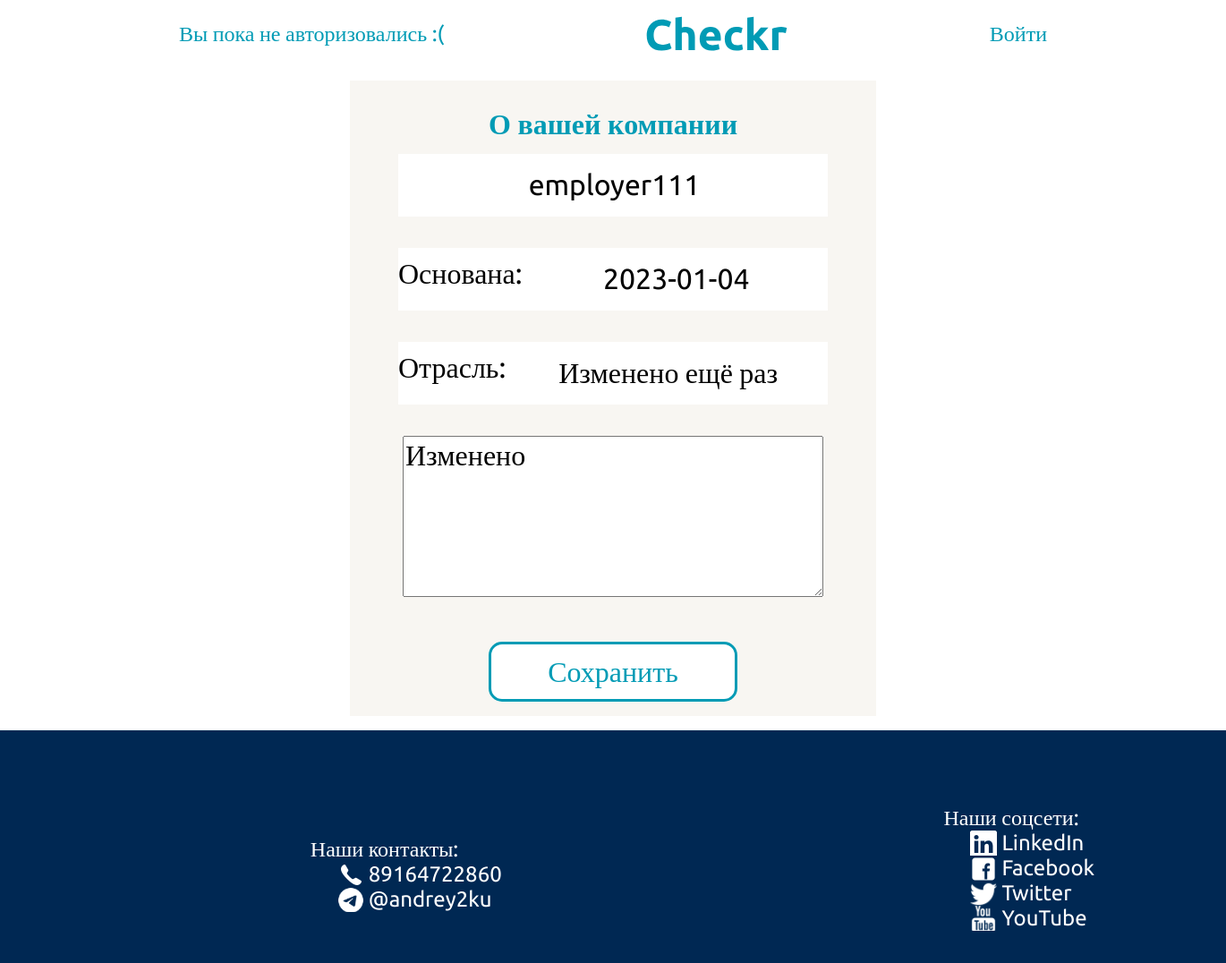
Screenshot of /lk/9/change_company_info with the database file from the repository.
### my_hh_app/models.py (models this page shows, shortened)
class Companies(models.Model):
    company_name = models.CharField("company_name", max_length=200)
    author = models.ForeignKey(User, on_delete=models.SET_NULL, default="", null=True)
    foundation_data = models.DateField("foundation_data", default=datetime.datetime.now(), null=True)
    industry = models.CharField("industry", max_length=200, default="", null=True)
    strategy_description = models.TextField("Strategy_description", default="", null=True)

### lk/views.py (the view, shortened to what this page needs)
# urls.py: path('<int:pk>/change_company_info', views.change_company_info),
def change_company_info(request, pk):
    context = {}
    info = Companies.objects.get(id=pk)
    form = CompaniesForm(instance=info)
    context["form"] = form
    return render(request, "lk/change_company_info.html", context)

### lk/forms.py
class CompaniesForm(forms.ModelForm):
    company_name = forms.CharField(max_length=200,widget=forms.TextInput( attrs={"class":"edit__input" ,}))
    foundation_data = forms.CharField(max_length=200,widget=forms.TextInput( attrs={"class":"edit__input" ,}))
    industry = forms.CharField(max_length=200,widget=forms.TextInput( attrs={"class":"edit__input" ,}))
    strategy_description = forms.CharField(
        widget = forms.Textarea(attrs={'class': 'strategy__description__input'})
    )
    class Meta:
        model = Companies
        fields = ["company_name",
                  "foundation_data",
                  "industry",
                  "strategy_description",
                  ]

### my_hh_app/templates/lk/change_company_info.html (shortened to what this page needs)
{% extends 'my_hh_app/base.html' %}
{% block content %}
<form method="post">
  <div class="login__div">
    <p class=employer__lk__p>О вашей компании</p>
    <div class="login__input__div">
      <div class="edit__div">
        {{form.company_name}}
      </div>
    </div>
    <div class="login__input__div">
      <div class="edit__div"> <span class="disc__line">Основана:</span>
        {{form.foundation_data}}
      </div>
    </div>
    <div class="login__input__div">
      <div class="edit__div"> <span class="disc__line">Отрасль:</span>
        {{form.industry}}
      </div>
    </div>
    <div class="company__info__big">
      {{form.strategy_description}}
    </div>
    <button type="submit" class="login__btn">
      <p class="login__btn__p">Сохранить</p>
    </button>
  </div>
</form>
{%endblock %}

### my_hh_app/static/my_hh_app/css/style.css (style rules this page uses)
input { width: 100%; height: 70px; outline: 0; outline-offset: 0px; border: none; padding-left:50px; display: block; color: #009BB5; font-family: 'Ubuntu'; font-style: normal; font-weight: 300; font-size: 20px; line-height: 28px; }
input::placeholder { color: #009BB5; font-family: 'Ubuntu'; font-style: normal; font-weight: 300; font-size: 20px; line-height: 28px; }
textarea::placeholder { color: #009BB5; }
.login__div { margin-top: 15px; margin-left: auto; margin-right: auto; width: 588px; height: 680px; background-color: #F8F6F2; padding-top: 30px; justify-content: space-between; }
.login__input__div { margin: 0 auto; width: 480px; height: 70px; background-color: #fff; margin-bottom: 35px; }
button { padding-left: 6px; padding-right: 6px; font-family: 'Ubuntu'; font-style: normal; font-weight: 400; font-size: 20px; line-height: 23px; background: #fff; color: #009BB5; border: 2px solid; border-radius: 5px; border-color: #009BB5; }
.login__btn { justify-content: center; display: flex; margin: 0 auto; width: 278px; height: 66.84px; font-family: 'Ubuntu'; font-style: normal; font-weight: 500; font-size: 32px; line-height: 37px; color: #009BB5; border: 3px solid #009BB5; border-radius: 15px; text-decoration: none; background: #fff; }
.login__btn__p { margin-top: auto; margin-bottom: auto; }
.employer__lk__p { width: 343px; font-size: 32px; font-family: 'Ubuntu'; font-style: normal; font-weight: 700; color: #009BB5; margin: 0 auto 15px; text-align: center; }
.company__info__big { text-align: center; width: 470px; height: 180px; background-color: #fff; margin:10px auto; font-family: 'Ubuntu'; font-style: normal; font-weight: 400; font-size: 32px; line-height: 37px; color: #000000; position: relative; justify-content: center; margin-bottom: 50px; }
.edit__div { display: flex; }
.disc__line { font-family: 'Ubuntu'; font-style: normal; font-weight: 400; font-size: 32px; line-height: 37px; color: #000000; display: flex; margin-top: 10px; }
.edit__input { padding-left: 5px; background: none; font-family: 'Ubuntu'; font-style: normal; font-weight: 400; font-size: 32px; line-height: 37px; color: #000000; text-align: center; }
.edit__input::placeholder { font-family: 'Ubuntu'; font-style: normal; font-weight: 400; font-size: 32px; line-height: 37px; color: #000000; text-align: center; }
.strategy__description__input { width: 470px; height: 180px; }

### rows the page displays
Companies: company_name "employer111", foundation_data "2023-01-04", industry "Изменено ещё раз", strategy_description "Изменено"
